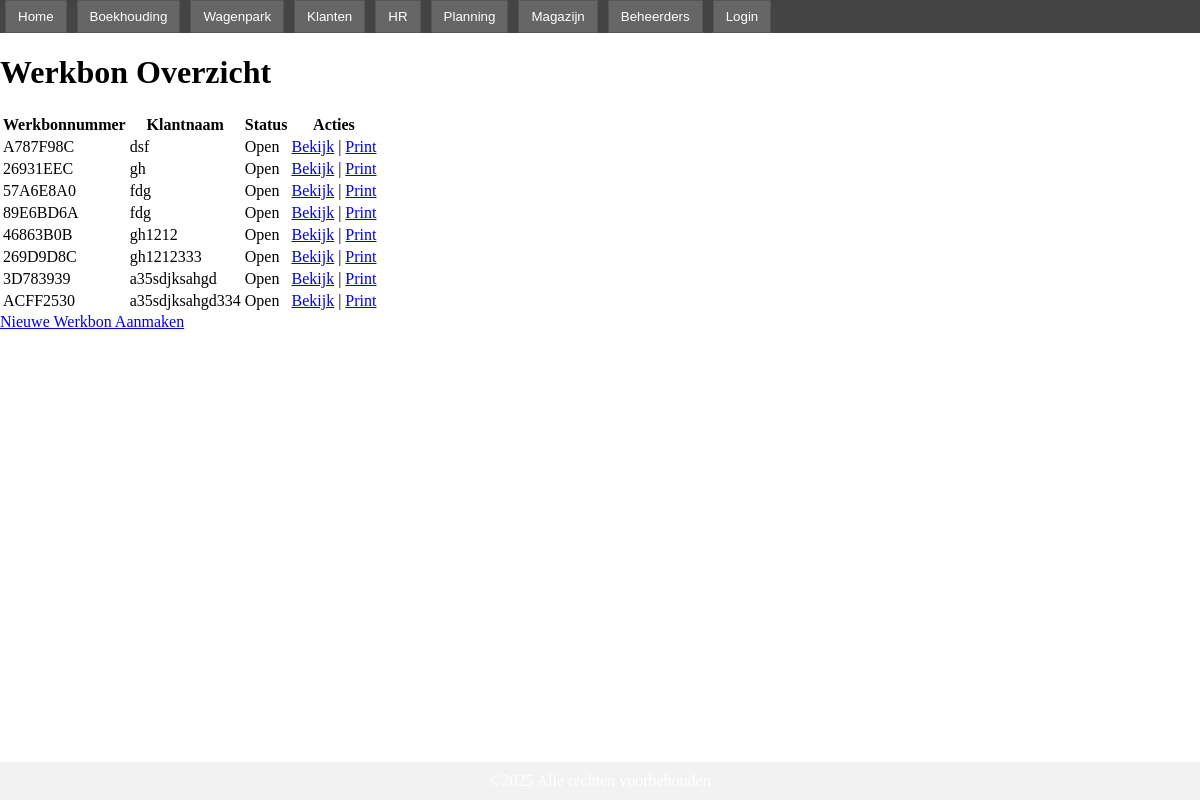
Page /planning/overzicht/ on the earlier database version.
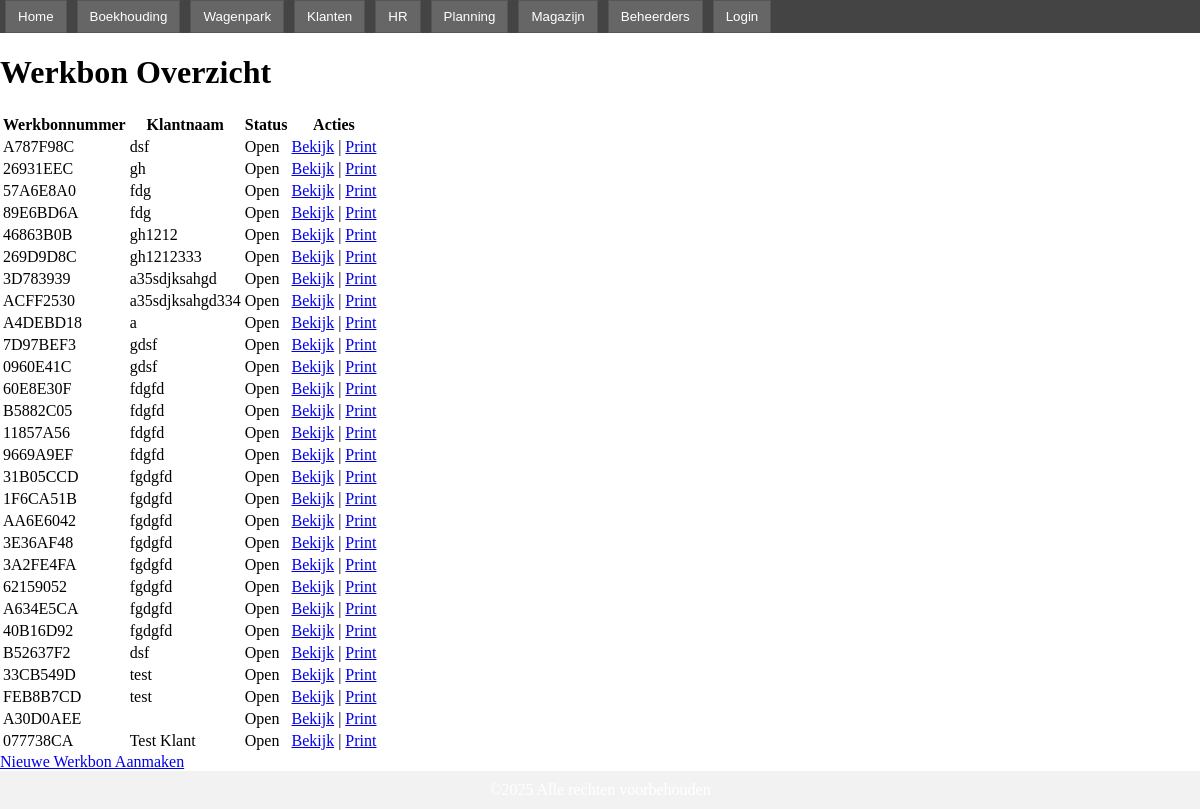
Same page on the later database version.
### apps/planning/models.py (models this page shows, shortened)
class Werkbon(models.Model):
    werkbonnummer = models.CharField("Werkbonnummer", max_length=20, unique=True, blank=True)
    barcode = models.CharField("Barcode", max_length=100, unique=True, blank=True)
    klant = models.ForeignKey(Klant, on_delete=models.SET_NULL, null=True, blank=True, related_name='werkbonnen')
    opdrachtgever = models.ForeignKey(Opdrachtgever, on_delete=models.SET_NULL, null=True, blank=True, related_name='werkbonnen')
    gebitsdatum = models.DateField("Gebitsdatum", null=True, blank=True)
    tandkleur = models.CharField("Tandkleur", max_length=10, choices=TANDKLEUR_CHOICES, blank=True)
    aanmaakdatum = models.DateField("Aanmaakdatum", auto_now_add=True)
    aanvang_werkzaamheden = models.DateField("Aanvang werkzaamheden", null=True, blank=True)
    naaminpersen = models.BooleanField("Naaminpersen?", default=False)
    behandelaar = models.CharField("Behandelaar", max_length=100, choices=BEHANDELAAR_CHOICES, blank=True)
    technicus = models.CharField("Technicus", max_length=100, choices=TECHNICI_CHOICES, blank=True)
    notities = models.TextField("Notities", blank=True)
    nza_code = models.ForeignKey(
        NZACode,
        on_delete=models.SET_NULL,
        null=True,
        blank=True,
        verbose_name="NZA Code"
    )
    facturabel_garantie = models.CharField("Facturabel of Garantie", max_length=20, choices=FACTURABEL_GARANTIE_CHOICES, blank=True)
    verkoopwaarde = models.DecimalField(max_digits=10, decimal_places=2, default=0)
    inkoopwaarde = models.DecimalField(max_digits=10, decimal_places=2, default=0)
    marketing_optie = models.ForeignKey(MarketingCampagne, on_delete=models.SET_NULL, null=True, blank=True)
    STATUS_CHOICES = [
        ('open', 'Open'),
        ('in_behandeling', 'In behandeling'),
        ('gesloten', 'Gesloten'),
    ]
    status = models.CharField("Status", max_length=20, choices=STATUS_CHOICES, default='open')

class Klant(models.Model):
    naam = models.CharField("Naam", max_length=100)
    adres = models.CharField("Adres", max_length=200, blank=True)
    woonplaats = models.CharField("Woonplaats", max_length=100, blank=True)
    geboortedatum = models.DateField("Geboortedatum", null=True, blank=True)
    telefoon = models.CharField("Telefoonnummer", max_length=20, blank=True)
    email = models.EmailField("Email", blank=True)
    verzekeringsnummer = models.CharField("Verzekeringsnummer", max_length=50, blank=True)
    mantelzorger = models.BooleanField("Heeft mantelzorger?", default=False)
    mantelzorger_naam = models.CharField("Mantelzorger Naam", max_length=100, blank=True)
    mantelzorger_telefoon = models.CharField("Mantelzorger Telefoon", max_length=20, blank=True)
    mantelzorger_geboortedatum = models.DateField("Mantelzorger Geboortedatum", null=True, blank=True)
    onder_bewind = models.BooleanField("Onder bewind?", default=False)
    HERKOMST_CHOICES = [
        ('google', 'Google'),
        ('facebook', 'Facebook'),
        ('krant', 'Krant'),
        ('radio', 'Radio'),
        ('viavia', 'Viavia'),
        ('folder', 'Folder'),
        ('sponsoring', 'Sponsoring'),
        ('anders', 'Anders'),
    ]
    herkomst = models.CharField("Hoe is de klant bij ons gekomen?", max_length=20, choices=HERKOMST_CHOICES, blank=True)

### apps/planning/werkbon_overzicht/views.py (the view)
def werkbon_overzicht(request):
    werkbonnen = Werkbon.objects.all()
    return render(request, 'planning/index.html', {'werkbonnen': werkbonnen})

### templates/planning/index.html (shortened to what this page needs)
{% extends 'base.html' %}
{% block content %}
<h1>Werkbon Overzicht</h1>
<table class="list-view">
    <thead>
        <tr>
            <th>Werkbonnummer</th>
            <th>Klantnaam</th>
            <th>Status</th>
            <th>Acties</th>
        </tr>
    </thead>
    <tbody>
        {% for wb in werkbonnen %}
        <tr>
            <td>{{ wb.werkbonnummer }}</td>
            <td>{% if wb.klant %}{{ wb.klant.naam }}{% else %}Niet gekoppeld{% endif %}</td>
            <td>{{ wb.get_status_display }}</td>
            <td>
                <a href="{% url 'werkbon_detail' wb.pk %}">Bekijk</a> |
                <a href="{% url 'werkbon_print' wb.pk %}" target="_blank">Print</a>
            </td>
        </tr>
        {% empty %}
        <tr>
            <td colspan="4">Geen werkbonnen gevonden.</td>
        </tr>
        {% endfor %}
    </tbody>
</table>
<a href="{% url 'create_werkbon' %}">Nieuwe Werkbon Aanmaken</a>
{% endblock %}

Differences in the rows shown:
added Werkbon: werkbonnummer "A4DEBD18", klant.naam "a", status "Open"
added Werkbon: werkbonnummer "7D97BEF3", klant.naam "gdsf", status "Open"
added Werkbon: werkbonnummer "0960E41C", klant.naam "gdsf", status "Open"
added Werkbon: werkbonnummer "60E8E30F", klant.naam "fdgfd", status "Open"
added Werkbon: werkbonnummer "B5882C05", klant.naam "fdgfd", status "Open"
added Werkbon: werkbonnummer "11857A56", klant.naam "fdgfd", status "Open"
added Werkbon: werkbonnummer "9669A9EF", klant.naam "fdgfd", status "Open"
added Werkbon: werkbonnummer "31B05CCD", klant.naam "fgdgfd", status "Open"
added Werkbon: werkbonnummer "1F6CA51B", klant.naam "fgdgfd", status "Open"
added Werkbon: werkbonnummer "AA6E6042", klant.naam "fgdgfd", status "Open"
added Werkbon: werkbonnummer "3E36AF48", klant.naam "fgdgfd", status "Open"
added Werkbon: werkbonnummer "3A2FE4FA", klant.naam "fgdgfd", status "Open"
added Werkbon: werkbonnummer "62159052", klant.naam "fgdgfd", status "Open"
added Werkbon: werkbonnummer "A634E5CA", klant.naam "fgdgfd", status "Open"
added Werkbon: werkbonnummer "40B16D92", klant.naam "fgdgfd", status "Open"
added Werkbon: werkbonnummer "B52637F2", klant.naam "dsf", status "Open"
added Werkbon: werkbonnummer "33CB549D", klant.naam "test", status "Open"
added Werkbon: werkbonnummer "FEB8B7CD", klant.naam "test", status "Open"
added Werkbon: werkbonnummer "A30D0AEE", status "Open"
added Werkbon: werkbonnummer "077738CA", klant.naam "Test Klant", status "Open"
